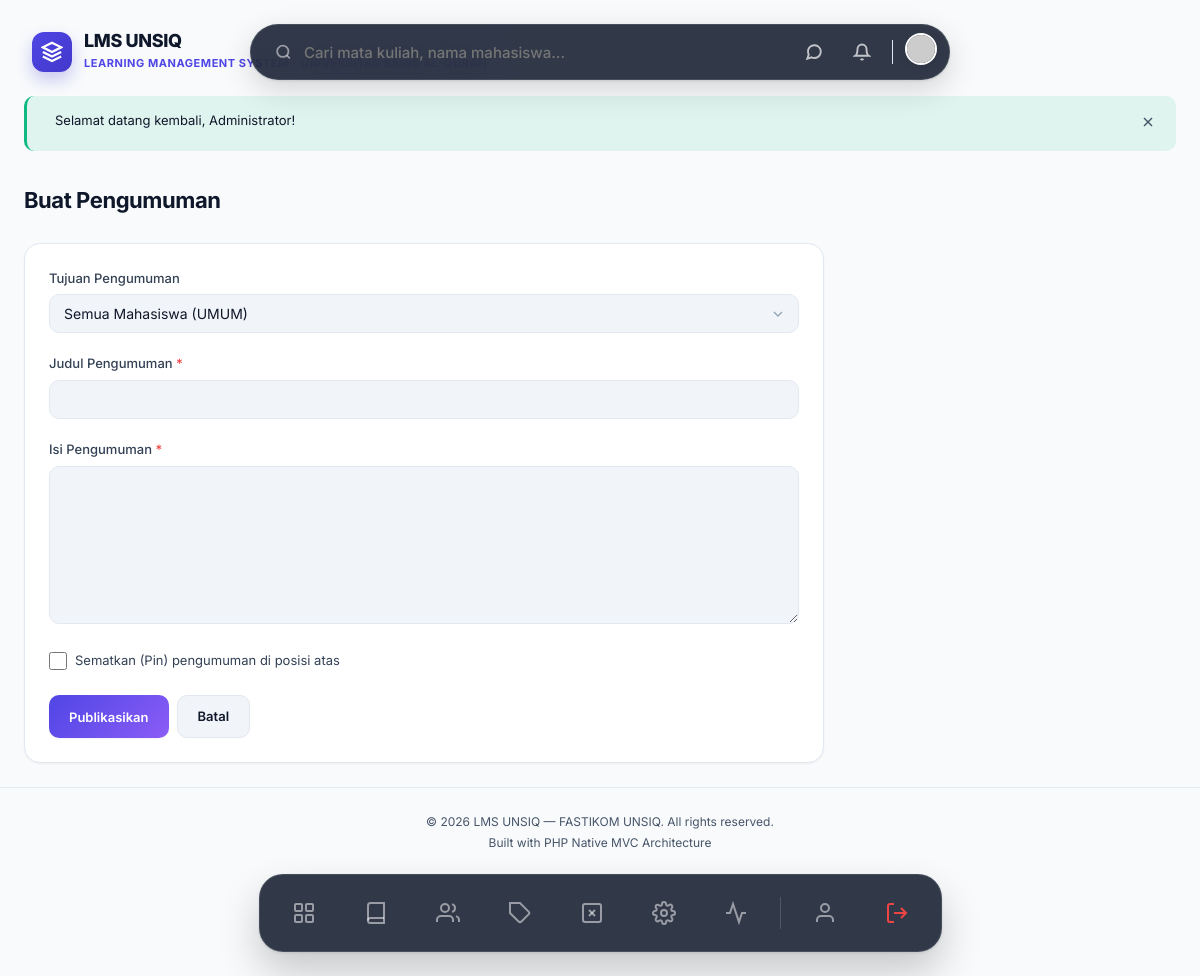
/announcements/create (signed in), run on the app's committed database.
### tables this page shows
CREATE TABLE IF NOT EXISTS settings (
    id INT AUTO_INCREMENT PRIMARY KEY,
    key_name VARCHAR(100) NOT NULL UNIQUE,
    value TEXT NULL,
    group_name VARCHAR(50) NOT NULL DEFAULT 'general',
    description VARCHAR(255) NULL,
    INDEX idx_settings_group (group_name)
);

### app/Controllers/AnnouncementController.php (called while the page is built, shortened)
<?php
class AnnouncementController extends BaseController
{
    public function create(): void
    {
        $courses = [];
        if (has_role('admin')) {
            $courses = (new Course())->findAll('name', 'ASC');
        } elseif (has_role('dosen')) {
            $courses = (new Course())->getByDosen(Session::userId());
        }
        $this->render('announcements/create', ['pageTitle' => 'Buat Pengumuman', 'courses' => $courses]);
    }
}

### public/index.php (called while the page is built, shortened)
<?php
require_once BASE_PATH . '/config/app.php';
require_once APP_PATH . '/Helpers/functions.php';
$router = new \App\Core\Router();
$requestMethod = $_SERVER['REQUEST_METHOD'];
$requestUri    = $_SERVER['REQUEST_URI'];
$appUrlPath = parse_url(env('APP_URL', 'http://localhost/project_lms'), PHP_URL_PATH) ?? '';
$uri = parse_url($requestUri, PHP_URL_PATH);
if ($appUrlPath !== '' && str_starts_with($uri, $appUrlPath)) {
    $uri = substr($uri, strlen($appUrlPath));
}
try {
    $router->dispatch($requestMethod, $uri);
} catch (\App\Core\Exceptions\NotFoundException $e) {
    http_response_code(404);
    if (file_exists(VIEWS_PATH . '/errors/404.php')) {
        require VIEWS_PATH . '/errors/404.php';
    } else {
        echo '<h1>404 - Halaman Tidak Ditemukan</h1>';
    }
} catch (\App\Core\Exceptions\ForbiddenException $e) {
    http_response_code(403);
    if (file_exists(VIEWS_PATH . '/errors/403.php')) {
        require VIEWS_PATH . '/errors/403.php';
    } else {
        echo '<h1>403 - Akses Ditolak</h1>';
    }
} catch (\Throwable $e) {
    http_response_code(500);
    if (APP_DEBUG) {
        echo '<div style="font-family:monospace;padding:20px;background:#1a1d2e;color:#f1f5f9;">';
        echo '<h1 style="color:#ef4444;">⚠ Error 500</h1>';
        echo '<p style="color:#f59e0b;font-size:18px;">' . htmlspecialchars($e->getMessage()) . '</p>';
        echo '<p style="color:#94a3b8;">File: ' . htmlspecialchars($e->getFile()) . ':' . $e->getLine() . '</p>';
        echo '<pre style="background:#0f1117;padding:15px;border-radius:8px;overflow-x:auto;color:#94a3b8;">';
        echo htmlspecialchars($e->getTraceAsString());
        echo '</pre></div>';
    } else {
        if (file_exists(VIEWS_PATH . '/errors/500.php')) {
            require VIEWS_PATH . '/errors/500.php';
        } else {
            echo '<h1>500 - Internal Server Error</h1>';
        }
    }
}

### app/Helpers/functions.php (called while the page is built, shortened)
<?php
function url(string $path = ''): string
{
    $base = rtrim(APP_URL, '/');
    $path = ltrim($path, '/');
    return $base . '/' . $path;
}
function e(?string $value): string
{
    return htmlspecialchars($value ?? '', ENT_QUOTES, 'UTF-8');
}

### app/Core/Database.php (called while the page is built, shortened)
<?php
class Database
{
    private static ?Database $instance = null;
    private \PDO $pdo;
    private function __construct()
    {
        $config = require CONFIG_PATH . '/database.php';
        $dsn = sprintf(
            '%s:host=%s;port=%s;dbname=%s;charset=%s',
            $config['driver'],
            $config['host'],
            $config['port'],
            $config['database'],
            $config['charset']
        );
        try {
            $this->pdo = new \PDO(
                $dsn,
                $config['username'],
                $config['password'],
                $config['options']
            );
        } catch (\PDOException $e) {
            if (APP_DEBUG) {
                throw new \RuntimeException('Database connection failed: ' . $e->getMessage());
            }
            throw new \RuntimeException('Database connection failed. Please check your configuration.');
        }
    }
    public static function getInstance(): self
    {
        if (self::$instance === null) {
            self::$instance = new self();
        }
        return self::$instance;
    }
    public function query(string $sql, array $params = []): \PDOStatement
    {
        $stmt = $this->pdo->prepare($sql);
        $stmt->execute($params);
        return $stmt;
    }
}

### app/Models/BaseModel.php (called while the page is built, shortened)
<?php
abstract class BaseModel
{
    protected Database $db;
    protected string $table;
    public function __construct()
    {
        $this->db = Database::getInstance();
    }
    public function findOneBy(string $column, mixed $value): ?array
    {
        $sql = "SELECT * FROM {$this->table} WHERE {$column} = ? LIMIT 1";
        $result = $this->db->query($sql, [$value])->fetch();
        return $result ?: null;
    }
    public function count(string $where = '', array $params = []): int
    {
        $sql = "SELECT COUNT(*) FROM {$this->table}";
        if ($where) {
            $sql .= " WHERE {$where}";
        }
        return (int) $this->db->query($sql, $params)->fetchColumn();
    }
}

### config/app.php (called while the page is built, shortened)
<?php
function env(string $key, $default = null)
{
    $value = getenv($key);
    switch (strtolower($value)) {
        case 'true':
        case '(true)':
            return true;
        case 'false':
        case '(false)':
            return false;
    }
    return $value;
}

### config/database.php (called while the page is built)
<?php
return [
    'driver'    => 'mysql',
    'host'      => env('DB_HOST', 'localhost'),
    'port'      => env('DB_PORT', '3306'),
    'database'  => env('DB_DATABASE', 'lms_unsiq'),
    'username'  => env('DB_USERNAME', 'root'),
    'password'  => env('DB_PASSWORD', ''),
    'charset'   => 'utf8mb4',
    'collation' => 'utf8mb4_unicode_ci',
    'options'   => [
        PDO::ATTR_ERRMODE            => PDO::ERRMODE_EXCEPTION,
        PDO::ATTR_DEFAULT_FETCH_MODE => PDO::FETCH_ASSOC,
        PDO::ATTR_EMULATE_PREPARES   => false,
        PDO::MYSQL_ATTR_INIT_COMMAND => "SET NAMES 'utf8mb4' COLLATE 'utf8mb4_unicode_ci'",
    ],
];

### app/Models/Setting.php (called while the page is built, shortened)
<?php
class Setting extends BaseModel
{
    public function getValue(string $key, mixed $default = null): mixed
    {
        $setting = $this->findOneBy('key_name', $key);
        return $setting ? $setting['value'] : $default;
    }
}

### app/Core/Session.php (called while the page is built, shortened)
<?php
class Session
{
    public static function user(): ?array
    {
        return $_SESSION['user'] ?? null;
    }
}

### app/Models/Notification.php (called while the page is built, shortened)
<?php
class Notification extends BaseModel
{
    public function countUnread(int $userId): int
    {
        return $this->count('user_id = ? AND is_read = 0', [$userId]);
    }
}

### app/Views/announcements/create.php (the view, shortened to what this page needs)
<div class="animate-fade-in">
    <div class="page-header"><h1>Buat Pengumuman</h1></div>
    <div class="card" style="max-width:800px;">
        <div class="card-body">
            <form method="POST" action="<?= url('/announcements') ?>">
                <div class="form-group">
                    <label class="form-label">Tujuan Pengumuman</label>
                    <select name="course_id" class="form-control">
                        <option value="">Semua Mahasiswa (UMUM)</option>
                    </select>
                </div>
                <div class="form-group">
                    <label class="form-label">Judul Pengumuman <span class="required">*</span></label>
                    <input type="text" name="title" class="form-control" required>
                </div>
                <div class="form-group">
                    <label class="form-label">Isi Pengumuman <span class="required">*</span></label>
                    <textarea name="content" class="form-control" rows="8" required></textarea>
                </div>
                <div class="form-group mt-3">
                    <label class="form-check">
                        <input type="checkbox" name="is_pinned" value="1">
                        Sematkan (Pin) pengumuman di posisi atas
                    </label>
                </div>
                <div class="btn-group mt-4">
                    <button type="submit" class="btn btn-primary">Publikasikan</button>
                    <a href="<?= url('/announcements') ?>" class="btn btn-secondary">Batal</a>
                </div>
            </form>
        </div>
    </div>
</div>

### app/Core/Router.php (shortened to what this page needs)
<?php
class Router
{
    private array $routes = [
        'GET'    => [],
        'POST'   => [],
        'PUT'    => [],
        'DELETE' => [],
    ];
    private function addRoute(string $method, string $uri, array $action, array $middleware = []): self
    {
        $this->routes[$method][] = [
            'uri'        => $uri,
            'controller' => $action[0],
            'method'     => $action[1],
            'middleware'  => $middleware,
        ];
        return $this;
    }
    public function dispatch(string $requestMethod, string $requestUri): void
    {
        $routes = $this->routes[$requestMethod] ?? [];
        foreach ($routes as $route) {
            $params = $this->matchRoute($route['uri'], $requestUri);
            if ($params !== false) {
                $methodName      = $route['method'];
                $controller = new $controllerClass();
                call_user_func_array([$controller, $methodName], $params);
                return;
            }
        }
        throw new Exceptions\NotFoundException("Route [{$requestMethod} {$requestUri}] not found.");
    }
    private function matchRoute(string $routeUri, string $requestUri): array|false
    {
        $pattern = preg_replace('/\{([a-zA-Z_]+)\}/', '([a-zA-Z0-9_-]+)', $routeUri);
        $pattern = '#^' . $pattern . '$#';
        if (preg_match($pattern, $requestUri, $matches)) {
            array_shift($matches);
            return $matches;
        }
        return false;
    }
}

### app/Views/partials/navbar.php (shortened to what this page needs)
<?php
$user = $currentUser ?? \App\Core\Session::user();
$notifCount = 0;
try {
    $notifModel = new \App\Models\Notification();
    $notifCount = $notifModel->countUnread($user['id'] ?? 0);
} catch (\Throwable $e) {}
?>
<div style="display: flex; justify-content: center; position: sticky; top: 24px; z-index: 999; margin-bottom: 24px; pointer-events: none; width: 100%;">
<?php
    $settingModel = new \App\Models\Setting();
    $siteName = $settingModel->getValue('site_name', 'LMS UNSIQ');
    $siteDesc = $settingModel->getValue('site_description', 'Portal Akademik');
    $siteLogo = $settingModel->getValue('site_logo');
?>
    <a href="<?= url('/dashboard') ?>" style="position: absolute; left: 32px; top: 50%; transform: translateY(-50%); pointer-events: auto; display: flex; align-items: center; gap: 12px; text-decoration: none; transition: transform 0.2s;" onmouseover="this.style.transform='translateY(-50%) scale(1.02)'" onmouseout="this.style.transform='translateY(-50%) scale(1)'">
        <?php if (!empty($siteLogo)): ?>
            <img src="<?= e(str_starts_with($siteLogo, 'http') ? $siteLogo : upload_url($siteLogo)) ?>" alt="Logo" style="width: 40px; height: 40px; border-radius: 8px; object-fit: contain;">
        <?php else: ?>
            <div style="width: 40px; height: 40px; background: linear-gradient(135deg, #4f46e5, #4338ca); border-radius: 12px; display: flex; justify-content: center; align-items: center; box-shadow: 0 8px 16px rgba(67,56,202,0.25);">
                <svg width="22" height="22" viewBox="0 0 24 24" fill="none" stroke="white" stroke-width="2.5"><path d="M12 2L2 7l10 5 10-5-10-5z"/><path d="M2 17l10 5 10-5"/><path d="M2 12l10 5 10-5"/></svg>
            </div>
        <?php endif; ?>
        <div>
            <h1 style="font-size: 18px; font-weight: 800; color: var(--text-primary); letter-spacing: -0.02em; margin: 0; line-height: 1.1;"><?= e($siteName) ?></h1>
            <span style="font-size: 11px; font-weight: 700; color: var(--accent-primary); letter-spacing: 0.05em; text-transform: uppercase;"><?= e($siteDesc) ?></span>
        </div>
    </a>
    <div style="pointer-events: auto; display: flex; justify-content: space-between; align-items: center; background: rgba(15, 23, 42, 0.85); backdrop-filter: blur(16px); padding: 8px 12px 8px 24px; border-radius: 999px; box-shadow: 0 10px 30px rgba(0,0,0,0.15), 0 1px 3px rgba(0,0,0,0.1); border: 1px solid rgba(255,255,255,0.1); width: 100%; max-width: 700px; transition: all 0.3s cubic-bezier(0.34, 1.56, 0.64, 1);">
        <form action="<?= url('/search') ?>" method="GET" style="display: flex; align-items: center; gap: 12px; flex: 1; margin:0;">
            <svg width="18" height="18" viewBox="0 0 24 24" fill="none" stroke="currentColor" stroke-width="2.5" style="color: rgba(255,255,255,0.5);"><circle cx="11" cy="11" r="8"/><line x1="21" y1="21" x2="16.65" y2="16.65"/></svg>
            <input type="text" name="q" placeholder="Cari mata kuliah, nama mahasiswa..." style="border: none; background: transparent; width: 100%; font-size: 15px; font-weight: 500; outline: none; color: white; font-family: inherit;" autocomplete="off">
        </form>
        <div style="display: flex; align-items: center; gap: 12px;">
            <a href="<?= url('/messages') ?>" style="position:relative; text-decoration: none; width: 36px; height: 36px; display: flex; align-items: center; justify-content: center; border-radius: 50%; color: rgba(255,255,255,0.7); transition: background 0.2s;" onmouseover="this.style.background='rgba(255,255,255,0.1)'" onmouseout="this.style.background='transparent'">
                <svg width="18" height="18" viewBox="0 0 24 24" fill="none" stroke="currentColor" stroke-width="2.5"><path d="M21 11.5a8.38 8.38 0 0 1-.9 3.8 8.5 8.5 0 0 1-7.6 4.7 8.38 8.38 0 0 1-3.8-.9L3 21l1.9-5.7a8.38 8.38 0 0 1-.9-3.8 8.5 8.5 0 0 1 4.7-7.6 8.38 8.38 0 0 1 3.8-.9h.5a8.48 8.48 0 0 1 8 8v.5z"/></svg>
            </a>
            <?php if ($notifCount > 0): ?>
            <a href="<?= url('/notifications') ?>" style="text-decoration: none; background: var(--bg-primary); padding: 6px 12px; border-radius: 99px; font-size: 13px; font-weight: 700; color: var(--accent-primary); border: 1px solid var(--border-color); display: flex; align-items: center; gap: 6px; box-shadow: 0 2px 4px rgba(0,0,0,0.02); transition: transform 0.2s;" onmouseover="this.style.transform='scale(1.05)'" onmouseout="this.style.transform='scale(1)'">
                <div style="width: 6px; height: 6px; background: var(--accent-success); border-radius: 50%;"></div>
                <?= $notifCount ?> Info
            </a>
            <?php else: ?>
            <a href="<?= url('/notifications') ?>" style="text-decoration: none; width: 36px; height: 36px; display: flex; align-items: center; justify-content: center; border-radius: 50%; color: rgba(255,255,255,0.7); transition: background 0.2s;" onmouseover="this.style.background='rgba(255,255,255,0.1)'" onmouseout="this.style.background='transparent'">
                <svg width="18" height="18" viewBox="0 0 24 24" fill="none" stroke="currentColor" stroke-width="2.5"><path d="M18 8A6 6 0 006 8c0 7-3 9-3 9h18s-3-2-3-9"/><path d="M13.73 21a2 2 0 01-3.46 0"/></svg>
            </a>
            <?php endif; ?>
            <a href="<?= url('/profile') ?>">
                <img src="<?= !empty($user['avatar']) ? upload_url($user['avatar']) : 'https://ui-avatars.com/api/?name='.urlencode($user['name'] ?? 'U').'&background=6366f1&color=fff' ?>" alt="Avatar" style="width: 32px; height: 32px; border-radius: 50%; box-shadow: 0 2px 8px rgba(0,0,0,0.1); border: 2px solid white; transition: transform 0.2s;" onmouseover="this.style.transform='scale(1.1)'" onmouseout="this.style.transform='scale(1)'">
            </a>
        </div>
    </div>
</div>

### data on the page
settings: value "LMS UNSIQ"
settings: value "LEARNING MANAGEMENT SYSTEM - UNIVERSITAS SAINS AL-QURAN"

### other printed values
$message "Selamat datang kembali, Administrator!"
